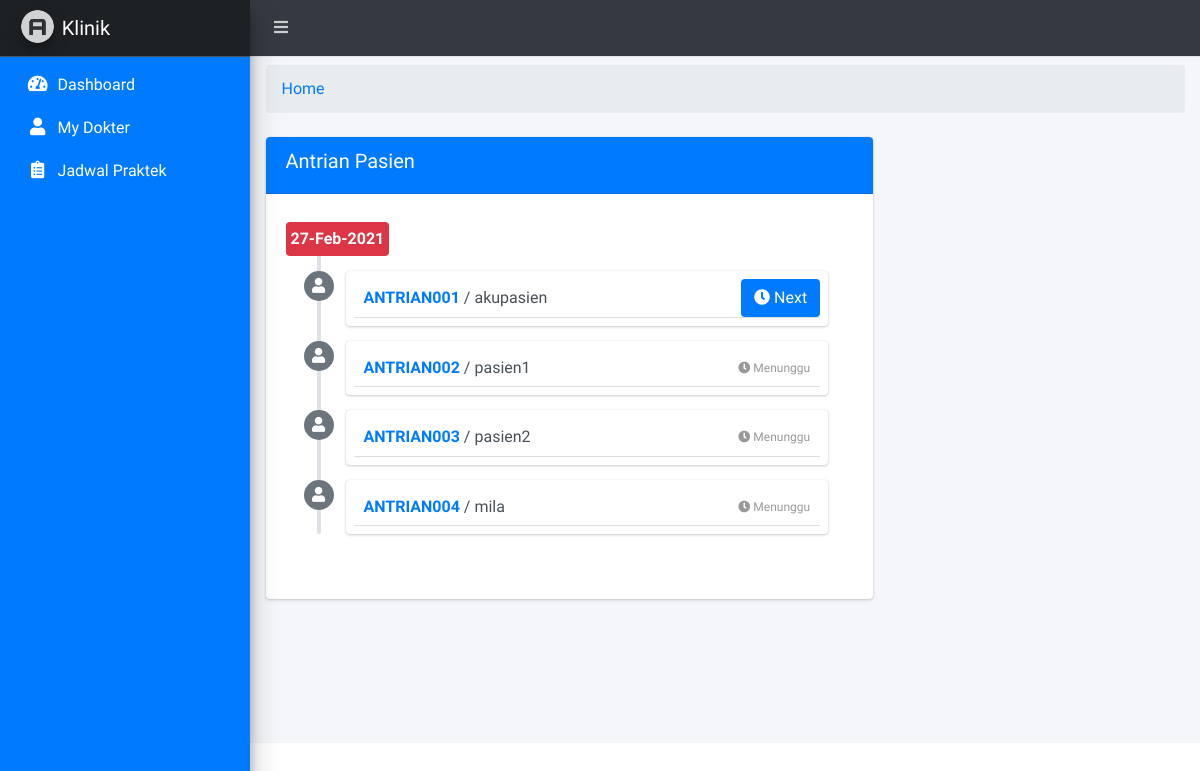
Screenshot of /dokter.php with the database file from the repository.
### tables this page shows
CREATE TABLE `tb_pasien` (
  `id_pasien` char(15) NOT NULL,
  `id_dokter` char(15) NOT NULL,
  `id_user` char(15) NOT NULL,
  `no_antrian` char(16) NOT NULL,
  `no_rekam_medis` char(16) NOT NULL,
  `waktu` varchar(225) NOT NULL,
  `hari_periksa` varchar(225) NOT NULL,
  `nomor_antri` char(16) NOT NULL
);

CREATE TABLE `tb_user` (
  `id_user` char(15) NOT NULL,
  `username` varchar(50) NOT NULL,
  `password` varchar(225) NOT NULL,
  `confirm_password` varchar(225) NOT NULL,
  `nama_user` varchar(30) NOT NULL,
  `jenis_kelamin` varchar(10) NOT NULL,
  `gol_darah` varchar(10) NOT NULL,
  `tempat_lahir` varchar(100) NOT NULL,
  `tanggal_lahir` varchar(225) NOT NULL,
  `agama` varchar(10) NOT NULL,
  `tgl_masuk` varchar(225) NOT NULL
);

### page/dokter/home_dokter.php (the view, shortened to what this page needs)
<div class="row">
  <div class="col-sm-12">
    <ol class="breadcrumb mt-2">
          <li class="breadcrumb-item active"><a href="#">Home</a></li>
        </ol>
  </div>
</div>
<div class="row">
  <div class="col-sm-8">
    <div class="card mt-2 m-0">
      <div class="card-header bg-blue">
        <h5>Antrian Pasien</h5>
      </div>
      <div class="card-body">
    <div class="timeline mt-2">
      <div class="time-label">
        <?php
        $tgl = date('d-M-Y');
        ?>
        <span class="bg-red"><?= $tgl; ?></span>
      </div>
      <?php
      $sqlpasien = mysqli_query($koneksi, "SELECT * FROM tb_pasien X INNER JOIN tb_user Y ON y.id_user = x.id_user WHERE nomor_antri != '' ORDER BY nomor_antri ASC");
      while ($pasien = mysqli_fetch_array($sqlpasien)) { ?>
        <div>
            <i class="fas fa-user bg-gray"></i>
          <div class="timeline-item p-2">
            <?php
            $minantri = mysqli_query($koneksi, "SELECT MIN(nomor_antri) as antri FROM tb_pasien WHERE nomor_antri != ''");
            $cek = mysqli_fetch_array($minantri);
            if ($pasien['nomor_antri'] == $cek['antri']) { ?>
              <a href="page/dokter/proses/delete_nomorantri.php?id=<?= $pasien['id_pasien']; ?>" class="btn bg-blue float-right" onclick="return confirm('Annda akan melanjutkan antrian!')"><i class="fas fa-clock"></i> Next</a>
            <?php }else{
              echo '<span class="time"><i class="fas fa-clock"></i> Menunggu</span>';
            }
            ?>
            <h3 class="timeline-header no-border"><a href="#"><?= $pasien['nomor_antri']; ?></a> / <?= $pasien['nama_user']; ?></h3>
          </div>
        </div>
      <?php }
      ?>
    </div>
      </div>
    </div>
  </div>
</div>

### rows the page displays
tb_pasien: nomor_antri "ANTRIAN001", id_user.nama_user "akupasien"
tb_pasien: shows "Menunggu", nomor_antri "ANTRIAN002", id_user.nama_user "pasien1"
tb_pasien: shows "Menunggu", nomor_antri "ANTRIAN003", id_user.nama_user "pasien2"
tb_pasien: shows "Menunggu", nomor_antri "ANTRIAN004", id_user.nama_user "mila"
